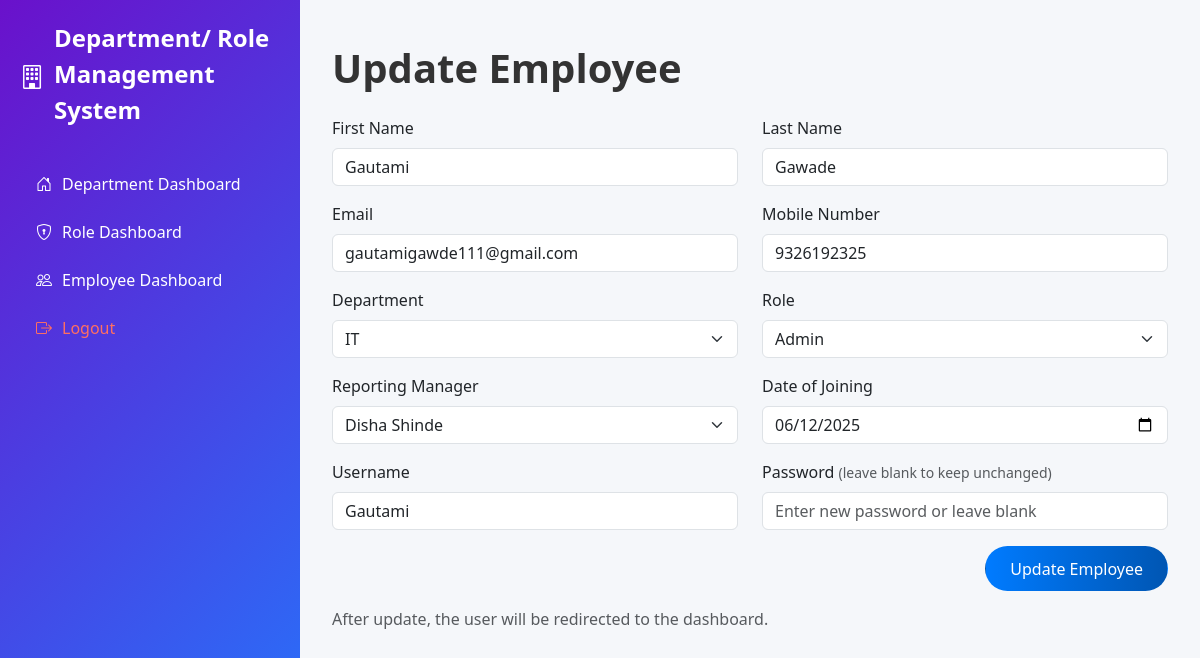
The page /departments/employees/modify/1/ (signed in) on the database its author committed.
### departments/models.py (models this page shows, shortened)
class Employee(models.Model):
    employee_id = models.AutoField(primary_key=True)
    first_name = models.CharField(max_length=100)
    username = models.CharField(max_length=100, unique=True)
    password = models.CharField(max_length=100)  # Note: Use Django's authentication system for secure password handling in production
    last_name = models.CharField(max_length=100)
    email = models.EmailField(unique=True)
    mobile_number = models.CharField(max_length=15)
    department = models.ForeignKey(Department, on_delete=models.SET_NULL, null=True, related_name='employees')
    role = models.ForeignKey(Role, on_delete=models.SET_NULL, null=True, related_name='employees')
    reporting_manager = models.ForeignKey('self', on_delete=models.SET_NULL, null=True, blank=True, related_name='subordinates')
    date_of_joining = models.DateField()
    created_at = models.DateTimeField(auto_now_add=True)
    updated_at = models.DateTimeField(auto_now=True)
    is_active = models.BooleanField(default=True)  # Soft delete flag
    class Meta:
        db_table = 'users'  # Matches the table name from the database design image

class Department(models.Model):
    dept_id = models.AutoField(primary_key=True)
    dept_name = models.CharField(max_length=100)
    description = models.CharField(max_length=300)
    created_at = models.DateTimeField(auto_now_add=True)
    updated_at = models.DateTimeField(auto_now=True)
    status = models.BooleanField(default=True)  # True for active, False for inactive (soft delete)

class Role(models.Model):
    role_name = models.CharField(max_length=100)
    description = models.CharField(max_length=200)
    created_at = models.DateTimeField(auto_now_add=True)
    updated_at = models.DateTimeField(auto_now=True)
    is_active = models.BooleanField(default=True)
    class Meta:
        db_table = 'roles'

### departments/views.py (the view, shortened to what this page needs)
# urls.py: path('employees/modify/<int:employee_id>/', views.modify_employee, name='modify_employee'),
@login_required
@admin_required
def modify_employee(request, employee_id):
    employee = get_object_or_404(Employee, pk=employee_id)
    departments = Department.objects.filter(status=True)
    roles = Role.objects.filter(is_active=True)
    managers = Employee.objects.exclude(pk=employee_id).filter(is_active=True)
    context = {'employee': employee, 'departments': departments, 'roles': roles, 'managers': managers}
    return render(request, 'departments/update_employee.html', context)

### departments/views.py (called while the page is built)
def is_admin(user):
    return user.is_authenticated and user.is_superuser

### departments/templates/departments/update_employee.html (shortened to what this page needs)
{% extends 'base.html' %}
{% block content %}
<div class="container mt-4 mb-5">
    <h1 class="mb-4" style="font-family: 'Segoe UI', Tahoma, Geneva, Verdana, sans-serif; font-weight: 700; color: #333;">
        Update Employee
    </h1>
    <form method="POST" action="{% url 'departments:modify_employee' employee.employee_id %}">
        <div class="row">
            <div class="col-md-6 mb-3">
                <label class="form-label">First Name</label>
                <input type="text" class="form-control" name="first_name" value="{{ employee.first_name }}" required>
            </div>
            <div class="col-md-6 mb-3">
                <label class="form-label">Last Name</label>
                <input type="text" class="form-control" name="last_name" value="{{ employee.last_name }}" required>
            </div>
            <div class="col-md-6 mb-3">
                <label class="form-label">Email</label>
                <input type="email" class="form-control" name="email" value="{{ employee.email }}" required>
            </div>
            <div class="col-md-6 mb-3">
                <label class="form-label">Mobile Number</label>
                <input type="text" class="form-control" name="mobile_number" value="{{ employee.mobile_number }}" required>
            </div>
            <div class="col-md-6 mb-3">
                <label class="form-label">Department</label>
                <select class="form-select" name="department" required>
                    {% for dept in departments %}
                        <option value="{{ dept.dept_id }}" {% if employee.department_id == dept.dept_id %}selected{% endif %}>{{ dept.dept_name }}</option>
                    {% endfor %}
                </select>
            </div>
            <div class="col-md-6 mb-3">
                <label class="form-label">Role</label>
                <select class="form-select" name="role" required>
                    {% for role in roles %}
                        <option value="{{ role.id }}" {% if employee.role_id == role.id %}selected{% endif %}>{{ role.role_name }}</option>
                    {% endfor %}
                </select>
            </div>
            <div class="col-md-6 mb-3">
                <label class="form-label">Reporting Manager</label>
                <select class="form-select" name="reporting_manager">
                    {% for manager in managers %}
                        <option value="{{ manager.employee_id }}" {% if employee.reporting_manager_id == manager.employee_id %}selected{% endif %}>{{ manager.first_name }} {{ manager.last_name }}</option>
                    {% endfor %}
                </select>
            </div>
            <div class="col-md-6 mb-3">
                <label class="form-label">Date of Joining</label>
                <input type="date" class="form-control" name="date_of_joining" value="{{ employee.date_of_joining|date:'Y-m-d' }}" required>
            </div>
            <div class="col-md-6 mb-3">
                <label class="form-label">Username</label>
                <input type="text" class="form-control" name="username" value="{{ employee.username }}" required>
            </div>
            <div class="col-md-6 mb-3">
                <label class="form-label">Password <small class="text-muted">(leave blank to keep unchanged)</small></label>
                <input type="password" class="form-control" name="password" placeholder="Enter new password or leave blank">
            </div>
        </div>
        <div class="text-end">
            <button type="submit" class="btn text-white"
                style="background: linear-gradient(90deg, #007bff, #0056b3); padding: 0.6rem 1.5rem; border-radius: 25px; transition: 0.3s;">
                Update Employee
            </button>
        </div>
    </form>
    <p class="mt-3 text-muted">After update, the user will be redirected to the dashboard.</p>
</div>
{% endblock %}

### rows shown on the page
Employee: first_name "Gautami", last_name "Gawade", email "gautamigawde111@gmail.com", mobile_number "9326192325", department "IT", role "Admin", reporting_manager "Disha Shinde", date_of_joining "06/12/2025", username "Gautami"
